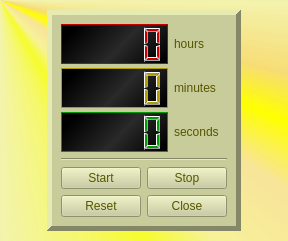
<?xml version="1.0" encoding="UTF-8"?>
<ui version="4.0">
 <class>MainWindow</class>
 <widget class="QMainWindow" name="MainWindow">
  <property name="geometry">
   <rect>
    <x>0</x>
    <y>0</y>
    <width>288</width>
    <height>241</height>
   </rect>
  </property>
  <property name="windowTitle">
   <string>MainWindow</string>
  </property>
  <widget class="QWidget" name="centralwidget">
   <property name="styleSheet">
    <string notr="true">background-color: qconicalgradient(cx:0, cy:0, angle:135, stop:0 rgba(255, 255, 0, 69), stop:0.375 rgba(255, 255, 0, 69), stop:0.423533 rgba(251, 255, 0, 145), stop:0.45 rgba(247, 255, 0, 208), stop:0.477581 rgba(255, 244, 71, 130), stop:0.518717 rgba(255, 218, 71, 130), stop:0.55 rgba(255, 255, 0, 255), stop:0.57754 rgba(255, 203, 0, 130), stop:0.625 rgba(255, 255, 0, 69), stop:1 rgba(255, 255, 0, 69));</string>
   </property>
   <layout class="QGridLayout" name="gridLayout_4">
    <item row="1" column="1">
     <widget class="QFrame" name="frame">
      <property name="sizePolicy">
       <sizepolicy hsizetype="Preferred" vsizetype="Preferred">
        <horstretch>0</horstretch>
        <verstretch>0</verstretch>
       </sizepolicy>
      </property>
      <property name="minimumSize">
       <size>
        <width>128</width>
        <height>128</height>
       </size>
      </property>
      <property name="styleSheet">
       <string notr="true">background-color: rgb(200, 204, 154);
color: rgb(85, 85, 0);</string>
      </property>
      <property name="frameShape">
       <enum>QFrame::Panel</enum>
      </property>
      <property name="frameShadow">
       <enum>QFrame::Raised</enum>
      </property>
      <property name="lineWidth">
       <number>5</number>
      </property>
      <property name="midLineWidth">
       <number>0</number>
      </property>
      <layout class="QVBoxLayout" name="verticalLayout_3">
       <property name="sizeConstraint">
        <enum>QLayout::SetMinimumSize</enum>
       </property>
       <item>
        <layout class="QGridLayout" name="gridLayout_6" columnstretch="0,0" rowminimumheight="40,40,40" columnminimumwidth="0,0">
         <property name="verticalSpacing">
          <number>4</number>
         </property>
         <item row="1" column="0">
          <widget class="QLCDNumber" name="lcdNumberMin">
           <property name="sizePolicy">
            <sizepolicy hsizetype="Minimum" vsizetype="Minimum">
             <horstretch>0</horstretch>
             <verstretch>0</verstretch>
            </sizepolicy>
           </property>
           <property name="styleSheet">
            <string notr="true">background-color: qlineargradient(spread:pad, x1:0, y1:0.471, x2:1, y2:0.829545, stop:0 rgba(0, 0, 0, 255), stop:0.488636 rgba(38, 38, 38, 255), stop:0.517045 rgba(42, 42, 42, 255), stop:1 rgba(0, 0, 0, 255));
color: rgb(174, 154, 1);</string>
           </property>
           <property name="frameShape">
            <enum>QFrame::Box</enum>
           </property>
           <property name="frameShadow">
            <enum>QFrame::Plain</enum>
           </property>
           <property name="lineWidth">
            <number>1</number>
           </property>
          </widget>
         </item>
         <item row="2" column="1">
          <widget class="QLabel" name="secondsLabel">
           <property name="sizePolicy">
            <sizepolicy hsizetype="Preferred" vsizetype="Preferred">
             <horstretch>1</horstretch>
             <verstretch>0</verstretch>
            </sizepolicy>
           </property>
           <property name="text">
            <string>seconds</string>
           </property>
          </widget>
         </item>
         <item row="2" column="0">
          <widget class="QLCDNumber" name="lcdNumberSec">
           <property name="sizePolicy">
            <sizepolicy hsizetype="Minimum" vsizetype="Minimum">
             <horstretch>2</horstretch>
             <verstretch>0</verstretch>
            </sizepolicy>
           </property>
           <property name="minimumSize">
            <size>
             <width>1</width>
             <height>1</height>
            </size>
           </property>
           <property name="styleSheet">
            <string notr="true">background-color: qlineargradient(spread:pad, x1:0, y1:0.471, x2:1, y2:0.829545, stop:0 rgba(0, 0, 0, 255), stop:0.488636 rgba(38, 38, 38, 255), stop:0.517045 rgba(42, 42, 42, 255), stop:1 rgba(0, 0, 0, 255));
color: rgb(0, 155, 5);</string>
           </property>
           <property name="frameShape">
            <enum>QFrame::Box</enum>
           </property>
           <property name="frameShadow">
            <enum>QFrame::Plain</enum>
           </property>
           <property name="lineWidth">
            <number>1</number>
           </property>
          </widget>
         </item>
         <item row="1" column="1">
          <widget class="QLabel" name="minutesLabel">
           <property name="text">
            <string>minutes</string>
           </property>
          </widget>
         </item>
         <item row="0" column="0">
          <widget class="QLCDNumber" name="lcdNumberHour">
           <property name="styleSheet">
            <string notr="true">background-color: qlineargradient(spread:pad, x1:0, y1:0.471, x2:1, y2:0.829545, stop:0 rgba(0, 0, 0, 255), stop:0.488636 rgba(38, 38, 38, 255), stop:0.517045 rgba(42, 42, 42, 255), stop:1 rgba(0, 0, 0, 255));
color: rgb(200, 0, 0);</string>
           </property>
           <property name="frameShadow">
            <enum>QFrame::Plain</enum>
           </property>
          </widget>
         </item>
         <item row="0" column="1">
          <widget class="QLabel" name="hoursLabel">
           <property name="text">
            <string>hours</string>
           </property>
          </widget>
         </item>
        </layout>
       </item>
       <item>
        <widget class="Line" name="line">
         <property name="orientation">
          <enum>Qt::Horizontal</enum>
         </property>
        </widget>
       </item>
       <item>
        <layout class="QGridLayout" name="gridLayout_7">
         <item row="0" column="0">
          <widget class="QPushButton" name="startButton">
           <property name="text">
            <string>Start</string>
           </property>
          </widget>
         </item>
         <item row="1" column="0">
          <widget class="QPushButton" name="resetButton">
           <property name="text">
            <string>Reset</string>
           </property>
          </widget>
         </item>
         <item row="0" column="1">
          <widget class="QPushButton" name="stopButton">
           <property name="text">
            <string>Stop</string>
           </property>
          </widget>
         </item>
         <item row="1" column="1">
          <widget class="QPushButton" name="closeButton">
           <property name="text">
            <string>Close</string>
           </property>
          </widget>
         </item>
        </layout>
       </item>
      </layout>
     </widget>
    </item>
    <item row="2" column="1">
     <spacer name="verticalSpacer_2">
      <property name="orientation">
       <enum>Qt::Vertical</enum>
      </property>
      <property name="sizeHint" stdset="0">
       <size>
        <width>20</width>
        <height>40</height>
       </size>
      </property>
     </spacer>
    </item>
    <item row="0" column="1">
     <spacer name="verticalSpacer">
      <property name="orientation">
       <enum>Qt::Vertical</enum>
      </property>
      <property name="sizeHint" stdset="0">
       <size>
        <width>20</width>
        <height>40</height>
       </size>
      </property>
     </spacer>
    </item>
    <item row="1" column="0">
     <spacer name="horizontalSpacer">
      <property name="orientation">
       <enum>Qt::Horizontal</enum>
      </property>
      <property name="sizeHint" stdset="0">
       <size>
        <width>40</width>
        <height>20</height>
       </size>
      </property>
     </spacer>
    </item>
    <item row="1" column="2">
     <spacer name="horizontalSpacer_2">
      <property name="orientation">
       <enum>Qt::Horizontal</enum>
      </property>
      <property name="sizeHint" stdset="0">
       <size>
        <width>40</width>
        <height>20</height>
       </size>
      </property>
     </spacer>
    </item>
   </layout>
  </widget>
 </widget>
 <resources/>
 <connections/>
</ui>
